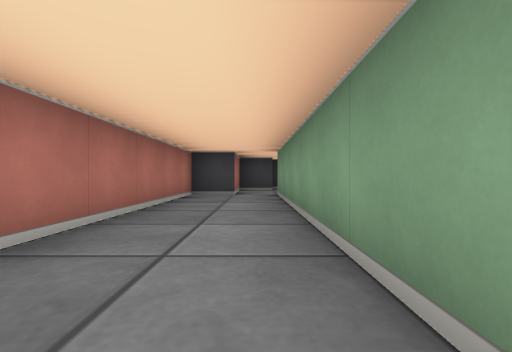
view 1 (above)

19 first-person views from a walk through a cub3D maze. The camera is about half as high as the walls, looks level and sees 85° across. The floor is counted in squares. Each view is taken from the middle of a square. On the plan, view 1 faces up. The plan holds only what a view shows up to about 9 squares ahead; the rest is blank.

view 2
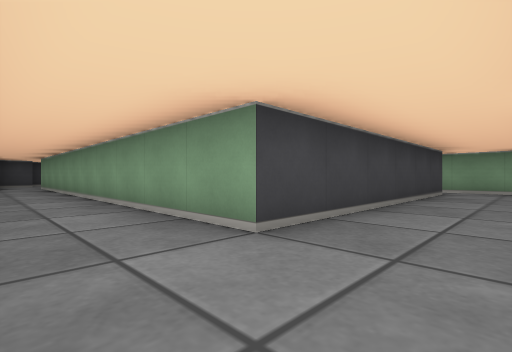

view 3
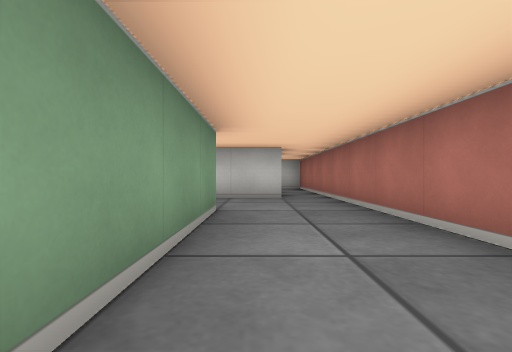

view 4
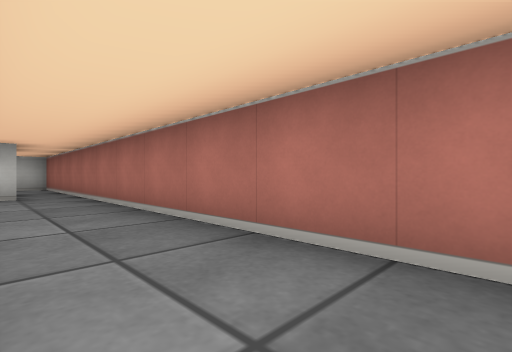

view 5
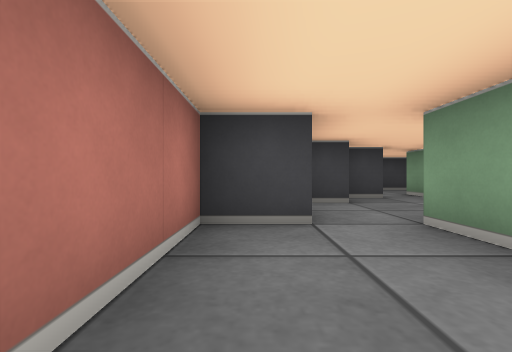

view 6
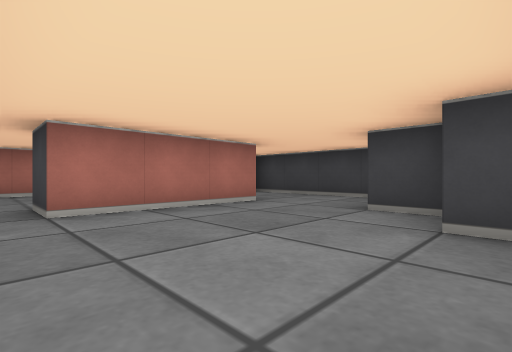

view 7
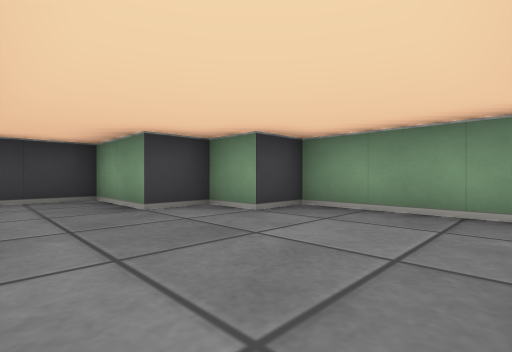

view 8
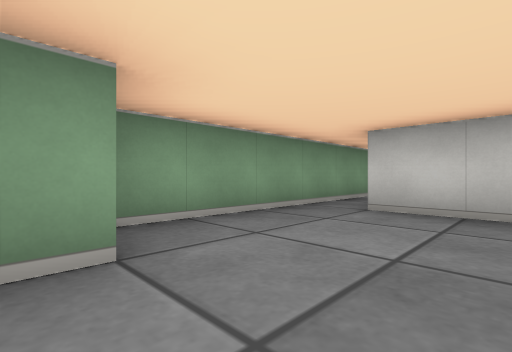

view 9
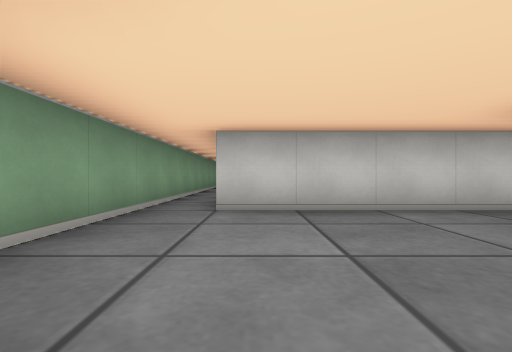

view 10
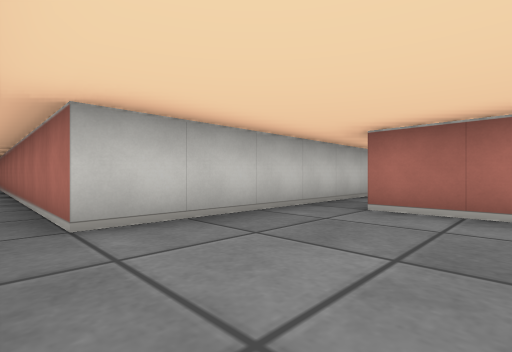

view 11
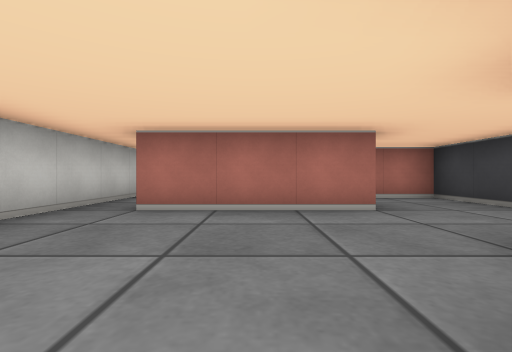

view 12
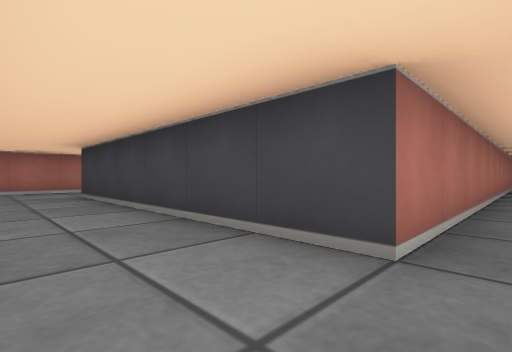

view 13
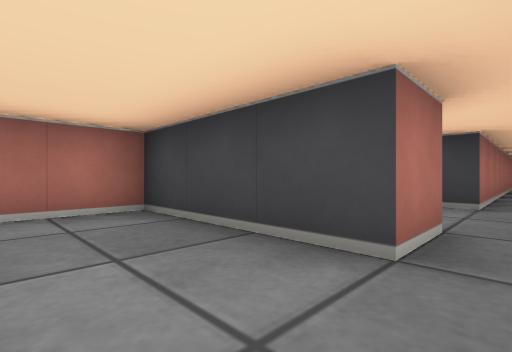

view 14
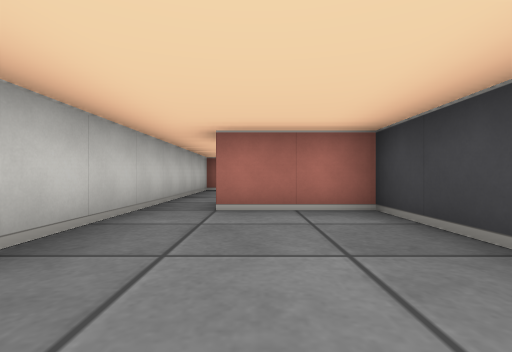

view 15
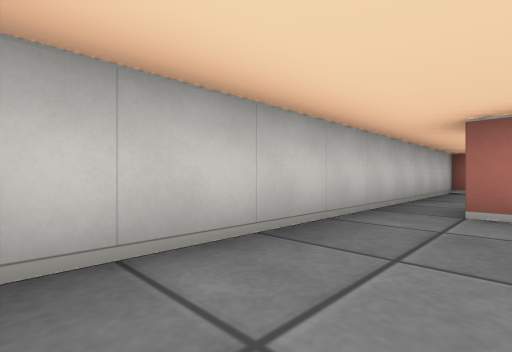

view 16
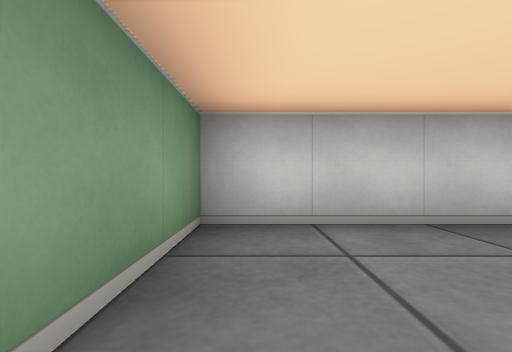

view 17
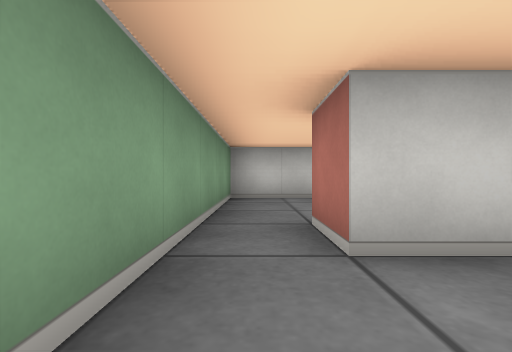

view 18
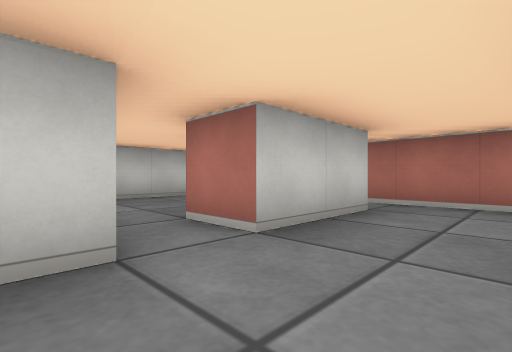

view 19
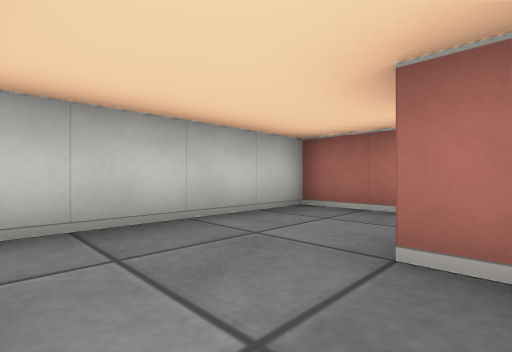

### Floor plan
Points are (right, up) in squares from view 1. A wall is a line through its corners. A room is listed if a view was taken in it or the views show most of it. See-through windows are left out.
Room 1 (views 1, 2, 3, 4, 5)
walls: (1.5, -3.5) (0.5, -3.5) (0.5, 6.5); (-0.6, -5.5) (1.5, -5.5); (-0.5, 6.5) (-1.5, 6.5) (-1.5, -7.5)
ways out: opening at (1, -4.5) to room 3; opening at (-1, -6.5) to room 5; opening at (0, 6) to room 6
Room 2 (views 6, 7, 8, 9, 10, 11)
walls: (3.5, 10.5) (3.5, 7.5); (3.6, 6.5) (6.5, 6.5); (7.5, 6.5) (7.5, 9.5) (6.5, 9.5) (6.5, 10.5) (5.5, 10.5) (5.5, 12.5) (3.5, 12.5)
ways out: opening at (7, 6) to room 3; opening at (3, 7) to room 6; opening at (3, 11.5) to room 6
Room 3 (views 12, 17, 18)
walls: (7.5, 1) (7.5, 6.5); (5.6, -5.5) (6.5, -5.5) (6.5, -6.5); (7.5, -6.6) (7.5, -3.2); (2.4, -5.5) (3, -5.5); (6.5, 6.5) (6.5, -3.5) (1.5, -3.5)
ways out: opening at (1, -4.5) to room 1; opening at (7, 6) to room 2; opening at (7, -6) to room 4; opening at (2, -6) to room 5
Room 4 (views 13, 14, 15, 16)
walls: (3.5, -9.5) (7.5, -9.5) (7.5, -6.6); (6.5, -6.5) (3.5, -6.5) (3.5, -8.5)
ways out: opening at (7, -6) to room 3; opening at (3, -9) to room 5
Room 5 (view 19)
walls: (0.5, -7) (0.5, -7.5); (-1.5, -7.5) (-1.5, -9.5) (3.5, -9.5); (1.5, -5.5) (1.5, -6.5)
ways out: opening at (-1, -6.5) to room 1; opening at (2, -6) to room 3; opening at (3, -9) to room 4
Room 6 (no view inside)
walls: (1.5, 9.5) (0.8, 9.5); (2.5, 9.8) (2.5, 10.5); (0.6, 8.5) (-0.5, 8.5) (-0.5, 6.5); (3.5, 7.5) (2.5, 7.5); (1.1, 6.5) (3.6, 6.5); (3.5, 12.5) (1.5, 12.5) (1.5, 11.2)
ways out: opening at (0, 6) to room 1; opening at (3, 7) to room 2; opening at (3, 11.5) to room 2

Where each view was taken, in squares from view 1:
view 1: 0 up, 0 right, facing up
view 2: 5 down, 1 left, facing up-right
view 3: 0 up, 0 right, facing down
view 4: 1 up, 0 right, facing down-left
view 5: 4 up, 1 left, facing up
view 6: 7 up, 7 right, facing up-left
view 7: 7 up, 4 right, facing up-right
view 8: 10 up, 5 right, facing down-right
view 9: 10 up, 6 right, facing down
view 10: 9 up, 7 right, facing down-left
view 11: 9 up, 7 right, facing left
view 12: 5 down, 7 right, facing up-left
view 13: 8 down, 7 right, facing up-left
view 14: 8 down, 7 right, facing left
view 15: 8 down, 7 right, facing down-left
view 16: 7 down, 7 right, facing down
view 17: 4 down, 7 right, facing down
view 18: 4 down, 3 right, facing down-left
view 19: 7 down, 2 right, facing down-left
